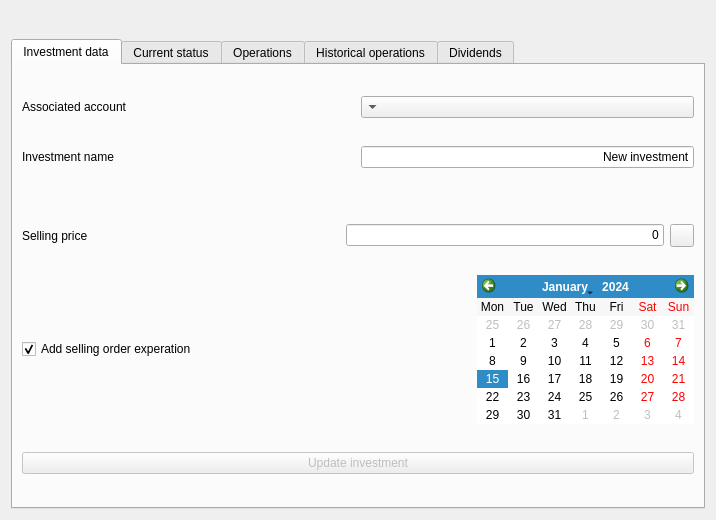
<?xml version="1.0" encoding="UTF-8"?>
<ui version="4.0">
 <class>frmInvestmentReport</class>
 <widget class="QDialog" name="frmInvestmentReport">
  <property name="windowModality">
   <enum>Qt::WindowModal</enum>
  </property>
  <property name="geometry">
   <rect>
    <x>0</x>
    <y>0</y>
    <width>716</width>
    <height>520</height>
   </rect>
  </property>
  <property name="windowTitle">
   <string>Investment report</string>
  </property>
  <property name="windowIcon">
   <iconset resource="../images/xulpymoney.qrc">
    <normaloff>:/xulpymoney/report2.png</normaloff>:/xulpymoney/report2.png</iconset>
  </property>
  <property name="modal">
   <bool>true</bool>
  </property>
  <layout class="QVBoxLayout" name="verticalLayout_10">
   <item>
    <layout class="QVBoxLayout" name="verticalLayout_9">
     <item>
      <widget class="QLabel" name="lblTitulo">
       <property name="font">
        <font>
         <pointsize>14</pointsize>
         <weight>75</weight>
         <bold>true</bold>
        </font>
       </property>
       <property name="styleSheet">
        <string notr="true">color: rgb(0, 128, 0);</string>
       </property>
       <property name="alignment">
        <set>Qt::AlignCenter</set>
       </property>
      </widget>
     </item>
     <item>
      <widget class="QTabWidget" name="tab">
       <property name="enabled">
        <bool>true</bool>
       </property>
       <property name="currentIndex">
        <number>0</number>
       </property>
       <widget class="QWidget" name="tab_12">
        <attribute name="icon">
         <iconset resource="../images/xulpymoney.qrc">
          <normaloff>:/xulpymoney/bundle.png</normaloff>:/xulpymoney/bundle.png</iconset>
        </attribute>
        <attribute name="title">
         <string>Investment data</string>
        </attribute>
        <layout class="QHBoxLayout" name="horizontalLayout_12">
         <item>
          <layout class="QVBoxLayout" name="verticalLayout">
           <item>
            <layout class="QHBoxLayout" name="horizontalLayout_2">
             <item>
              <widget class="QLabel" name="label">
               <property name="text">
                <string>Associated account</string>
               </property>
              </widget>
             </item>
             <item>
              <widget class="QComboBox" name="cmbAccount">
               <property name="layoutDirection">
                <enum>Qt::RightToLeft</enum>
               </property>
              </widget>
             </item>
            </layout>
           </item>
           <item>
            <layout class="QHBoxLayout" name="horizontalLayout_3">
             <item>
              <widget class="QLabel" name="label_2">
               <property name="text">
                <string>Investment name</string>
               </property>
              </widget>
             </item>
             <item>
              <widget class="QLineEdit" name="txtInvestment">
               <property name="sizePolicy">
                <sizepolicy hsizetype="Minimum" vsizetype="Fixed">
                 <horstretch>0</horstretch>
                 <verstretch>0</verstretch>
                </sizepolicy>
               </property>
               <property name="text">
                <string>New investment</string>
               </property>
               <property name="alignment">
                <set>Qt::AlignRight|Qt::AlignTrailing|Qt::AlignVCenter</set>
               </property>
              </widget>
             </item>
            </layout>
           </item>
           <item>
            <layout class="QHBoxLayout" name="horizontalLayout_8">
             <item>
              <widget class="wdgProductSelector" name="ise" native="true">
               <property name="sizePolicy">
                <sizepolicy hsizetype="Minimum" vsizetype="Fixed">
                 <horstretch>0</horstretch>
                 <verstretch>0</verstretch>
                </sizepolicy>
               </property>
              </widget>
             </item>
            </layout>
           </item>
           <item>
            <layout class="QHBoxLayout" name="horizontalLayout_5">
             <item>
              <widget class="QLabel" name="label_4">
               <property name="text">
                <string>Selling price</string>
               </property>
              </widget>
             </item>
             <item>
              <widget class="myQLineEdit" name="txtVenta">
               <property name="sizePolicy">
                <sizepolicy hsizetype="Minimum" vsizetype="Fixed">
                 <horstretch>0</horstretch>
                 <verstretch>0</verstretch>
                </sizepolicy>
               </property>
               <property name="text">
                <string>0</string>
               </property>
               <property name="alignment">
                <set>Qt::AlignRight|Qt::AlignTrailing|Qt::AlignVCenter</set>
               </property>
              </widget>
             </item>
             <item>
              <widget class="QToolButton" name="cmdPuntoVenta">
               <property name="text">
                <string/>
               </property>
               <property name="icon">
                <iconset resource="../images/xulpymoney.qrc">
                 <normaloff>:/xulpymoney/tools-wizard.png</normaloff>:/xulpymoney/tools-wizard.png</iconset>
               </property>
              </widget>
             </item>
            </layout>
           </item>
           <item>
            <layout class="QHBoxLayout" name="horizontalLayout_10">
             <item>
              <widget class="QCheckBox" name="chkExpiration">
               <property name="text">
                <string>Add selling order experation</string>
               </property>
               <property name="checked">
                <bool>true</bool>
               </property>
              </widget>
             </item>
             <item>
              <widget class="QCalendarWidget" name="calExpiration">
               <property name="sizePolicy">
                <sizepolicy hsizetype="Fixed" vsizetype="Fixed">
                 <horstretch>0</horstretch>
                 <verstretch>0</verstretch>
                </sizepolicy>
               </property>
               <property name="firstDayOfWeek">
                <enum>Qt::Monday</enum>
               </property>
               <property name="verticalHeaderFormat">
                <enum>QCalendarWidget::NoVerticalHeader</enum>
               </property>
              </widget>
             </item>
            </layout>
           </item>
           <item>
            <widget class="QPushButton" name="cmdInvestment">
             <property name="enabled">
              <bool>false</bool>
             </property>
             <property name="text">
              <string>Update investment</string>
             </property>
            </widget>
           </item>
          </layout>
         </item>
        </layout>
       </widget>
       <widget class="QWidget" name="tabInvestmentCurrent">
        <attribute name="icon">
         <iconset resource="../images/xulpymoney.qrc">
          <normaloff>:/xulpymoney/document-edit.png</normaloff>:/xulpymoney/document-edit.png</iconset>
        </attribute>
        <attribute name="title">
         <string>Current status</string>
        </attribute>
        <layout class="QHBoxLayout" name="horizontalLayout">
         <item>
          <layout class="QVBoxLayout" name="verticalLayout_6">
           <item>
            <widget class="myQTableWidget" name="tblInvestmentCurrent">
             <property name="contextMenuPolicy">
              <enum>Qt::CustomContextMenu</enum>
             </property>
             <property name="alternatingRowColors">
              <bool>true</bool>
             </property>
             <property name="selectionMode">
              <enum>QAbstractItemView::SingleSelection</enum>
             </property>
             <property name="selectionBehavior">
              <enum>QAbstractItemView::SelectRows</enum>
             </property>
             <attribute name="verticalHeaderVisible">
              <bool>false</bool>
             </attribute>
            </widget>
           </item>
           <item>
            <widget class="QLabel" name="lblAge">
             <property name="font">
              <font>
               <pointsize>8</pointsize>
               <weight>75</weight>
               <bold>true</bold>
              </font>
             </property>
             <property name="alignment">
              <set>Qt::AlignCenter</set>
             </property>
            </widget>
           </item>
          </layout>
         </item>
        </layout>
       </widget>
       <widget class="QWidget" name="tabOperacionesHistoricas">
        <attribute name="icon">
         <iconset resource="../images/xulpymoney.qrc">
          <normaloff>:/xulpymoney/document-edit.png</normaloff>:/xulpymoney/document-edit.png</iconset>
        </attribute>
        <attribute name="title">
         <string>Operations</string>
        </attribute>
        <layout class="QHBoxLayout" name="horizontalLayout_9">
         <item>
          <layout class="QVBoxLayout" name="verticalLayout_7">
           <item>
            <widget class="QCheckBox" name="chkOperaciones">
             <property name="text">
              <string>Show all operations</string>
             </property>
            </widget>
           </item>
           <item>
            <widget class="myQTableWidget" name="tblOperaciones">
             <property name="contextMenuPolicy">
              <enum>Qt::CustomContextMenu</enum>
             </property>
             <property name="alternatingRowColors">
              <bool>true</bool>
             </property>
             <property name="selectionMode">
              <enum>QAbstractItemView::SingleSelection</enum>
             </property>
             <property name="selectionBehavior">
              <enum>QAbstractItemView::SelectRows</enum>
             </property>
             <attribute name="verticalHeaderVisible">
              <bool>false</bool>
             </attribute>
            </widget>
           </item>
          </layout>
         </item>
        </layout>
       </widget>
       <widget class="QWidget" name="tab_2">
        <attribute name="icon">
         <iconset resource="../images/xulpymoney.qrc">
          <normaloff>:/xulpymoney/history2.png</normaloff>:/xulpymoney/history2.png</iconset>
        </attribute>
        <attribute name="title">
         <string>Historical operations</string>
        </attribute>
        <layout class="QHBoxLayout" name="horizontalLayout_4">
         <item>
          <widget class="myQTableWidget" name="tblInvestmentHistorical">
           <property name="contextMenuPolicy">
            <enum>Qt::CustomContextMenu</enum>
           </property>
           <property name="editTriggers">
            <set>QAbstractItemView::NoEditTriggers</set>
           </property>
           <property name="alternatingRowColors">
            <bool>true</bool>
           </property>
           <property name="selectionMode">
            <enum>QAbstractItemView::NoSelection</enum>
           </property>
           <attribute name="verticalHeaderVisible">
            <bool>false</bool>
           </attribute>
          </widget>
         </item>
        </layout>
       </widget>
       <widget class="QWidget" name="tabDividends">
        <attribute name="icon">
         <iconset resource="../images/xulpymoney.qrc">
          <normaloff>:/xulpymoney/star.png</normaloff>:/xulpymoney/star.png</iconset>
        </attribute>
        <attribute name="title">
         <string>Dividends</string>
        </attribute>
        <layout class="QHBoxLayout" name="horizontalLayout_7">
         <item>
          <layout class="QVBoxLayout" name="verticalLayout_5">
           <item>
            <widget class="QCheckBox" name="chkHistoricalDividends">
             <property name="text">
              <string>Show historical dividends</string>
             </property>
            </widget>
           </item>
           <item>
            <widget class="myQTableWidget" name="tblDividends">
             <property name="contextMenuPolicy">
              <enum>Qt::CustomContextMenu</enum>
             </property>
             <property name="alternatingRowColors">
              <bool>true</bool>
             </property>
             <property name="selectionMode">
              <enum>QAbstractItemView::SingleSelection</enum>
             </property>
             <property name="selectionBehavior">
              <enum>QAbstractItemView::SelectRows</enum>
             </property>
             <attribute name="verticalHeaderVisible">
              <bool>false</bool>
             </attribute>
            </widget>
           </item>
           <item>
            <layout class="QHBoxLayout" name="horizontalLayout_6">
             <item>
              <widget class="QGroupBox" name="grpDividendsEstimation">
               <property name="title">
                <string>Estimation</string>
               </property>
               <layout class="QHBoxLayout" name="horizontalLayout_11">
                <item>
                 <layout class="QVBoxLayout" name="verticalLayout_2">
                  <item>
                   <widget class="QLabel" name="lblDivAnualEstimado">
                    <property name="text">
                     <string>APR</string>
                    </property>
                   </widget>
                  </item>
                  <item>
                   <widget class="QLabel" name="lblDivFechaRevision">
                    <property name="text">
                     <string>Review date</string>
                    </property>
                   </widget>
                  </item>
                  <item>
                   <widget class="QLabel" name="lblDivSaldoEstimado">
                    <property name="text">
                     <string>Estimated balance</string>
                    </property>
                   </widget>
                  </item>
                 </layout>
                </item>
               </layout>
              </widget>
             </item>
             <item>
              <widget class="QGroupBox" name="grpDividendsEfectivos">
               <property name="title">
                <string>Collected dividends</string>
               </property>
               <layout class="QHBoxLayout" name="horizontalLayout_13">
                <item>
                 <layout class="QVBoxLayout" name="verticalLayout_3">
                  <item>
                   <widget class="QLabel" name="lblDivTPC">
                    <property name="text">
                     <string>% Invested</string>
                    </property>
                   </widget>
                  </item>
                  <item>
                   <widget class="QLabel" name="lblDivTAE">
                    <property name="text">
                     <string>% APR</string>
                    </property>
                   </widget>
                  </item>
                 </layout>
                </item>
               </layout>
              </widget>
             </item>
            </layout>
           </item>
          </layout>
         </item>
        </layout>
       </widget>
      </widget>
     </item>
    </layout>
   </item>
  </layout>
  <action name="actionOperationAdd">
   <property name="icon">
    <iconset resource="../images/xulpymoney.qrc">
     <normaloff>:/xulpymoney/add.png</normaloff>:/xulpymoney/add.png</iconset>
   </property>
   <property name="text">
    <string>New operation</string>
   </property>
   <property name="toolTip">
    <string>New operation</string>
   </property>
  </action>
  <action name="actionOperationDelete">
   <property name="icon">
    <iconset resource="../images/xulpymoney.qrc">
     <normaloff>:/xulpymoney/list-remove.png</normaloff>:/xulpymoney/list-remove.png</iconset>
   </property>
   <property name="text">
    <string>Delete operation</string>
   </property>
   <property name="toolTip">
    <string>Delete operation</string>
   </property>
  </action>
  <action name="actionDividendAdd">
   <property name="icon">
    <iconset resource="../images/xulpymoney.qrc">
     <normaloff>:/xulpymoney/add.png</normaloff>:/xulpymoney/add.png</iconset>
   </property>
   <property name="text">
    <string>Add new dividend</string>
   </property>
   <property name="toolTip">
    <string>Add new dividend</string>
   </property>
  </action>
  <action name="actionDividendRemove">
   <property name="icon">
    <iconset resource="../images/xulpymoney.qrc">
     <normaloff>:/xulpymoney/list-remove.png</normaloff>:/xulpymoney/list-remove.png</iconset>
   </property>
   <property name="text">
    <string>Delete dividend</string>
   </property>
   <property name="toolTip">
    <string>Delete dividend</string>
   </property>
  </action>
  <action name="actionOperationEdit">
   <property name="icon">
    <iconset resource="../images/xulpymoney.qrc">
     <normaloff>:/xulpymoney/editar.png</normaloff>:/xulpymoney/editar.png</iconset>
   </property>
   <property name="text">
    <string>Edit operation</string>
   </property>
   <property name="toolTip">
    <string>Edit operation</string>
   </property>
  </action>
  <action name="actionDisReinvest">
   <property name="icon">
    <iconset resource="../images/xulpymoney.qrc">
     <normaloff>:/xulpymoney/history2.png</normaloff>:/xulpymoney/history2.png</iconset>
   </property>
   <property name="text">
    <string>Disinvest / Reinvest report</string>
   </property>
   <property name="toolTip">
    <string>Disinvest / Reinvest report</string>
   </property>
  </action>
  <action name="actionSellingPoint">
   <property name="icon">
    <iconset resource="../images/xulpymoney.qrc">
     <normaloff>:/xulpymoney/tools-wizard.png</normaloff>:/xulpymoney/tools-wizard.png</iconset>
   </property>
   <property name="text">
    <string>Selling point calculation</string>
   </property>
   <property name="toolTip">
    <string>Selling point calculation</string>
   </property>
  </action>
  <action name="actionDividendEdit">
   <property name="icon">
    <iconset resource="../images/xulpymoney.qrc">
     <normaloff>:/xulpymoney/editar.png</normaloff>:/xulpymoney/editar.png</iconset>
   </property>
   <property name="text">
    <string>Edit dividend</string>
   </property>
   <property name="toolTip">
    <string>Edit dividend</string>
   </property>
  </action>
  <action name="actionSharesTransferUndo">
   <property name="icon">
    <iconset resource="../images/xulpymoney.qrc">
     <normaloff>:/xulpymoney/list-remove.png</normaloff>:/xulpymoney/list-remove.png</iconset>
   </property>
   <property name="text">
    <string>Undo shares transfer to another bank</string>
   </property>
   <property name="toolTip">
    <string>Undo shares transfer to another bank</string>
   </property>
  </action>
  <action name="actionSharesTransfer">
   <property name="icon">
    <iconset resource="../images/xulpymoney.qrc">
     <normaloff>:/xulpymoney/transfer.png</normaloff>:/xulpymoney/transfer.png</iconset>
   </property>
   <property name="text">
    <string>Transfer shares to another bank</string>
   </property>
   <property name="toolTip">
    <string>Transfer shares to another bank</string>
   </property>
  </action>
  <action name="actionSplit">
   <property name="icon">
    <iconset resource="../images/xulpymoney.qrc">
     <normaloff>:/xulpymoney/editar.png</normaloff>:/xulpymoney/editar.png</iconset>
   </property>
   <property name="text">
    <string>Make Split / Contrasplit</string>
   </property>
   <property name="toolTip">
    <string>make Split / Contrasplit</string>
   </property>
  </action>
 </widget>
 <customwidgets>
  <customwidget>
   <class>myQTableWidget</class>
   <extends>QTableWidget</extends>
   <header location="global">myqtablewidget</header>
  </customwidget>
  <customwidget>
   <class>wdgProductSelector</class>
   <extends>QWidget</extends>
   <header location="global">wdgProductSelector</header>
   <container>1</container>
  </customwidget>
  <customwidget>
   <class>myQLineEdit</class>
   <extends>QLineEdit</extends>
   <header location="global">myqlineedit</header>
  </customwidget>
 </customwidgets>
 <resources>
  <include location="../images/xulpymoney.qrc"/>
 </resources>
 <connections>
  <connection>
   <sender>chkExpiration</sender>
   <signal>toggled(bool)</signal>
   <receiver>calExpiration</receiver>
   <slot>setEnabled(bool)</slot>
   <hints>
    <hint type="sourcelabel">
     <x>157</x>
     <y>390</y>
    </hint>
    <hint type="destinationlabel">
     <x>653</x>
     <y>400</y>
    </hint>
   </hints>
  </connection>
 </connections>
</ui>
